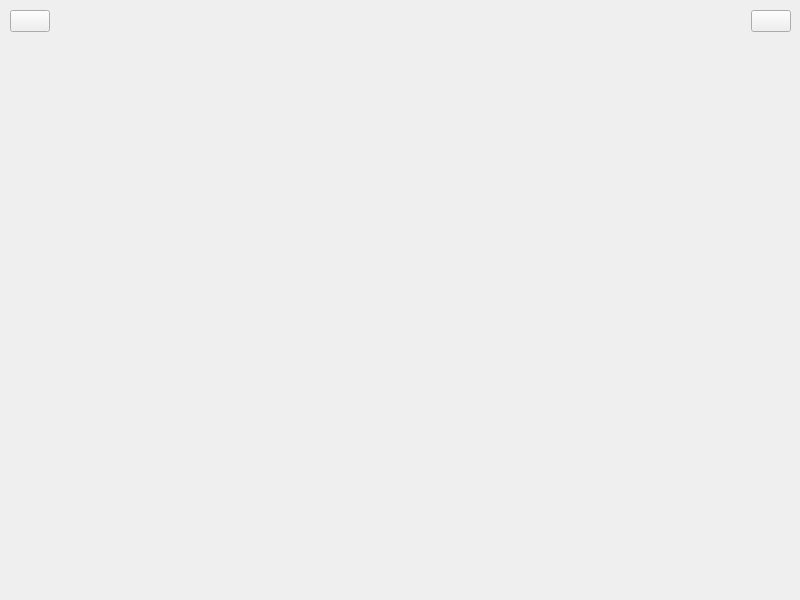
<?xml version="1.0" encoding="UTF-8"?>
<ui version="4.0">
 <class>MasterView</class>
 <widget class="QWidget" name="MasterView">
  <property name="geometry">
   <rect>
    <x>0</x>
    <y>0</y>
    <width>800</width>
    <height>600</height>
   </rect>
  </property>
  <property name="windowTitle">
   <string>MasterView</string>
  </property>
  <widget class="QWidget" name="layoutWidget">
   <property name="geometry">
    <rect>
     <x>10</x>
     <y>10</y>
     <width>781</width>
     <height>581</height>
    </rect>
   </property>
   <layout class="QVBoxLayout" name="verticalLayout">
    <item>
     <layout class="QHBoxLayout" name="horizontalLayout">
      <item>
       <widget class="QPushButton" name="btBack">
        <property name="text">
         <string/>
        </property>
        <property name="icon">
         <iconset resource="image.qrc">
          <normaloff>:/Documents/imge/Chevron_left.png</normaloff>:/Documents/imge/Chevron_left.png</iconset>
        </property>
       </widget>
      </item>
      <item>
       <spacer name="horizontalSpacer">
        <property name="orientation">
         <enum>Qt::Orientation::Horizontal</enum>
        </property>
        <property name="sizeHint" stdset="0">
         <size>
          <width>40</width>
          <height>20</height>
         </size>
        </property>
       </spacer>
      </item>
      <item>
       <widget class="QLabel" name="labelTitle">
        <property name="text">
         <string/>
        </property>
       </widget>
      </item>
      <item>
       <spacer name="horizontalSpacer_2">
        <property name="orientation">
         <enum>Qt::Orientation::Horizontal</enum>
        </property>
        <property name="sizeHint" stdset="0">
         <size>
          <width>40</width>
          <height>20</height>
         </size>
        </property>
       </spacer>
      </item>
      <item>
       <widget class="QPushButton" name="btLogout">
        <property name="text">
         <string/>
        </property>
        <property name="icon">
         <iconset resource="image.qrc">
          <normaloff>:/Documents/imge/Logout.png</normaloff>:/Documents/imge/Logout.png</iconset>
        </property>
       </widget>
      </item>
     </layout>
    </item>
    <item>
     <widget class="QStackedWidget" name="stackedWidget"/>
    </item>
   </layout>
  </widget>
 </widget>
 <resources>
  <include location="image.qrc"/>
 </resources>
 <connections/>
</ui>
